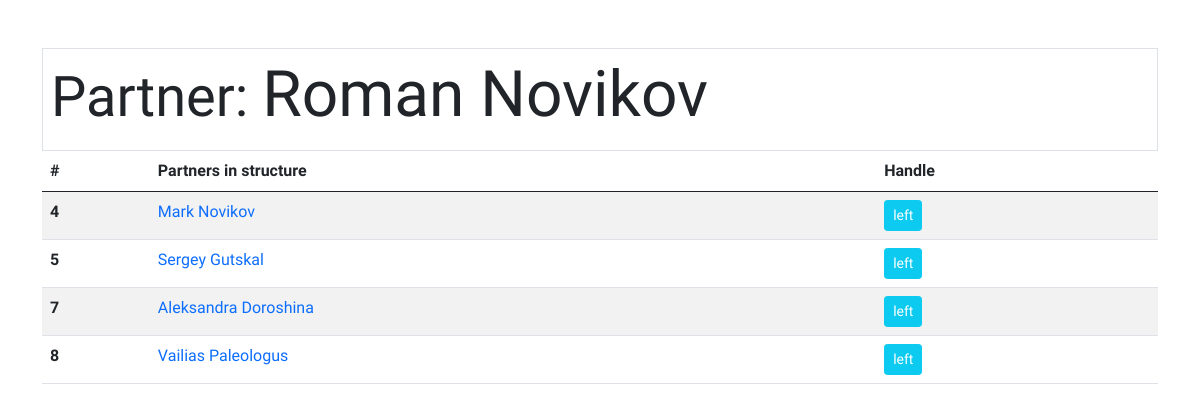
The app's page /mlm/partner/2 with its own data.
### tables this page shows
CREATE TABLE `partners` (
  `ID` int(11) NOT NULL,
  `name` varchar(255) NOT NULL,
  `surname` varchar(255) NOT NULL,
  `status` varchar(255) NOT NULL,
  `id_up_partner` int(11) NOT NULL,
  `partner_level` int(11) NOT NULL
);

### application/controllers/Mlm.php (called while the page is built, shortened)
<?php
class Mlm extends CI_Controller {
    public function __construct()
    {
        $this->load->helper(array('form'));
        $this->load->model('Api_model', 'api');
    }
    public function partner($id){
        $data['globalId'] = $id;
      $data['partnerName'] = $this->api->getPartnerName($id);
      $data['leftSide'] = $this->api->getPartnerLeft($id);
      $this->load->view('partner', $data);
    }
}

### index.php (called while the page is built, shortened)
<?php
require_once BASEPATH.'core/CodeIgniter.php';

### application/models/Api_model.php (called while the page is built, shortened)
<?php
class Api_model extends CI_Model
{
  public function getPartnerLeft($id){
     $this->db->where('id_up_partner',$id);
    $query = $this->db->get('partners');
    return $query->result();
  }
}

### application/views/partner.php (the view, shortened to what this page needs)
<!DOCTYPE html>
<html lang="en">
<head>
    <link href="https://cdn.jsdelivr.net/npm/bootstrap@5.0.0-beta2/dist/css/bootstrap.min.css" rel="stylesheet">
</head>
<body>
<div class="container pt-5">
<div class="border p-2">
<h3 class="display-3"><small>Partner: </small><?=$partnerName;?></h3>
</div>
<table class="table table-striped">
  <thead>
    <tr>
      <th scope="col">#</th>
      <th scope="col">Partners in structure</th>
      <th scope="col">Handle</th>
    </tr>
  </thead>
  <tbody>
<?php
foreach($leftSide as $item):
if($item->ID == $globalId){}
else{
?>
    <tr>
      <th scope="row"><?=$item->ID;?> </th>
      <td><a href="/mlm/partner/<?=$item->ID;?>" class="text-decoration-none"><?=$item->name;?> <?=$item->surname;?></a></td>
      <td><button class="btn btn-sm btn-info btn-leftSide" data-id="<?=$item->ID;?>"><span class="text-white">left</span></button></td>
    </tr>
<?php
}
 endforeach;?>
  </tbody>
</table>
</div>
</body>
</html>

### application/views/partner.php (style rules this page uses)
html, body { font-family: 'Raleway', sans-serif; }

### records on screen
partners: ID "4", name "Mark", surname "Novikov"
partners: ID "5", name "Sergey", surname "Gutskal"
partners: ID "7", name "Aleksandra", surname "Doroshina"
partners: ID "8", name "Vailias", surname "Paleologus"

### other values on screen
$partnerName "Roman Novikov"
